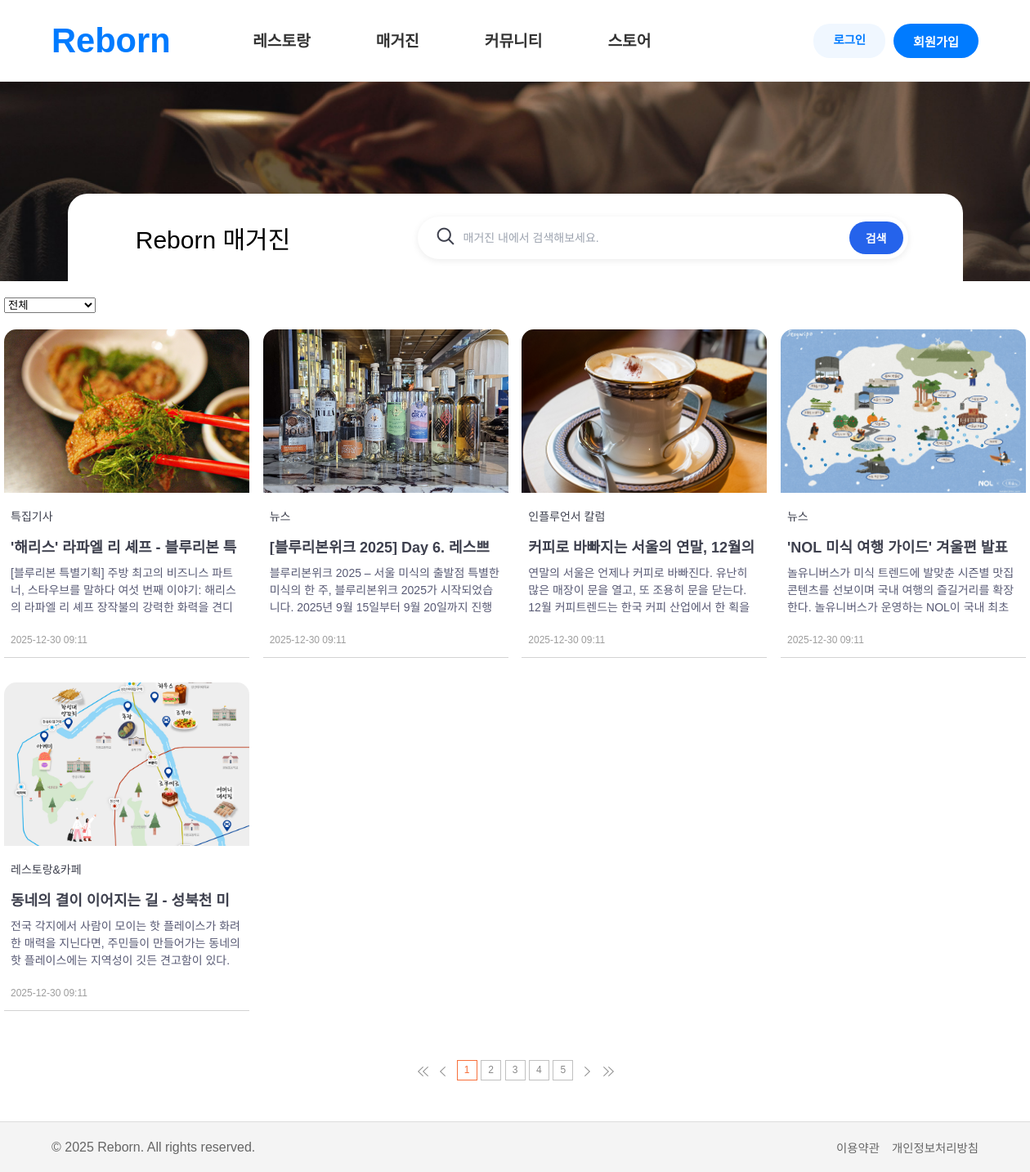
The app's page /magazine/mlist/ with its own data.
### magazine/models.py (models this page shows, shortened)
class Magazine(models.Model):
    mno = models.AutoField(primary_key=True)
    mtitle = models.CharField(max_length=1000)
    mcontent = models.TextField()
    magazine_code = models.ForeignKey(Magazine_code,on_delete=models.SET_NULL,null=True)
    mfile = models.FileField(default='',null=True,blank=True)
    mhit = models.IntegerField(default=0)
    mdate = models.DateTimeField(auto_now=True)

class Magazine_code(models.Model):
    mtype = models.CharField(max_length=2)
    mtype_desc = models.CharField(max_length=100)
    mdate = models.DateTimeField(auto_now=True)

### magazine/views.py (the view)
# urls.py: path('mlist/', views.mlist, name='mlist'),
def mlist(request):
    qs_code = Magazine_code.objects.all()
    qs = Magazine.objects.all().order_by('-mdate')
    page = int(request.GET.get('page',1))
    paginator = Paginator(qs,10)
    qs_list = paginator.get_page(page)
    if paginator.count < 5:
        etc = 4 - paginator.count
    else:
        etc = 4 - (paginator.count % 4)
    context = {'qs_code':qs_code,'list':qs_list,'page':page,'etc_count':etc}
    return render(request,'magazine/mlist.html',context)

### magazine/templates/magazine/mlist.html (shortened to what this page needs)
{% extends "base.html" %}
{% block css %}
<link rel='stylesheet' type="text/css" href="/static/css/magazine.css">
{% endblock css %}
{% block script %}
<link rel='stylesheet' href="/static/js/magazine.js">
{% endblock script %}
{% block body %}
    <div class='magazine-header_bg'>
        <div class='magazine-header'>
            <div class='search-title'>
                Reborn 매거진
            </div>
            <div class="search-container">
                <div class="search-box">
                    <span class="search-icon"><img src='/static/images/magazine/search_icon.png'></span>
                    <input type="text" placeholder="매거진 내에서 검색해보세요."/>
                </div>
                <button class="search-btn">검색</button>
            </div>
        </div>
    </div>
    <div class='magazine-body'>
        <div class='magazine-category'>
            <select>
                <option>전체</option>
            </select>
        </div>
        <ul>
            {% for l in list %}
            <li class='magazine_item'>
                <a href='#'>
                    <figure>
                        <div><img src='/media/{{l.mfile}}'></div>
                        <figcaption>
                            <span class='card-category'>{{l.magazine_code.mtype_desc}}</span>
                            <h4 class='card-title'>{{l.mtitle}}</h4>
                            <p>
                            {{l.mcontent}}
                            </p>
                            <span class='card-date'>{{l.mdate|date:'Y-m-d H:i'}}</span>
                        </figcaption>
                    </figure>
                </a>
            </li>
            {% endfor %}
            {% if etc_count > 0 %}
            {% for l in "x"|rjust:etc_count %}
                <li class='magazine_item'></li>
            {% endfor %}
            {% endif %}
        </ul>
    </div>
    <div class="btnAreaList">
        <div class="allPageMoving1">
            <a href="#" class="n"><img src="/static/images/common/btn_pre2.gif" alt="처음으로"/></a><a href="#" class="pre"><img src="/static/images/common/btn_pre1.gif" alt="앞페이지로"/></a>
            <strong>1</strong>
            <a href="#">2</a>
            <a href="#">3</a>
            <a href="#">4</a>
            <a href="#">5</a>
            <a href="#" class="next"><img src="/static/images/common/btn_next1.gif" alt="뒤페이지로"/></a><a href="#" class="n"><img src="/static/images/common/btn_next2.gif" alt="마지막페이지로"/></a>
        </div>
    </div>
{% endblock body %}

### templates/base.html (shortened to what this page needs)
{% load static %}
<!DOCTYPE html>
<html>
<head>
    <link rel="stylesheet" type="text/css" href="/static/css/common.css">
    <link rel="stylesheet" type="text/css" href="/static/css/common_media.css">
    {% block css %}{% endblock %}
    {% block script %}{% endblock %}
</head>
<body>
    {% include "header.html" %}
    <main class="content">
        {% block body %}{% endblock %}
    </main>
     {% include "footer.html" %}
</body>
</html>

### templates/header.html (shortened to what this page needs)
<header class="navbar">
    <div class="logo-Reborn"><a href="/">Reborn</a></div>
    <nav class="nav-container" id="nav-menu">
        <ul class="nav-links">
            <li><a href="/restaurants/reslist">
                레스토랑
            </a></li>
            <li><a href="/magazine/mlist">
                매거진
            </a></li>
            <li><a href="/board/blist">
                커뮤니티
            </a></li>
            <li><a href="/store/slist">
                스토어
            </a></li>
        </ul>
    </nav>
    <div class="user-menu">
         {% if not request.session.session_id %}
        <a href="/member/login" class="login-btn">로그인</a>
        <a href="/member/join" class="signup-btn">회원가입</a>
        {% endif %}
    </div>
</header>

### templates/footer.html
<footer class="footer">
	<div class="footer-content">
		<p>&copy; 2025 Reborn. All rights reserved.</p>
		<ul class="footer-links">
			<li><a href="#">이용약관</a></li>
			<li><a href="#">개인정보처리방침</a></li>
		</ul>
	</div>
</footer>

### static/css/common.css (style rules this page uses)
* { margin: 0; padding: 0; box-sizing: border-box; }
body { font-family: 'Pretendard', sans-serif; display: flex; flex-direction: column; min-height: 100vh; }
a { text-decoration: none; color: inherit; }
ul { list-style: none; }
.navbar { display: flex; justify-content: space-between; align-items: center; padding: 0 5%; height: 100px; background-color: #ffffff; border-bottom: 1px solid #eee; position: sticky; top: 0; z-index: 1000; }
.nav-container { display: flex; justify-content: center; align-items: center; height: 100%; flex: 1; }
.logo-Reborn { font-size: 2.6rem; font-weight: 900; color: #007bff; white-space: nowrap; }
.nav-links { display: flex; align-items: center; height: 100%; }
.nav-links li { height: 100%; display: flex; align-items: center; white-space: nowrap; }
.nav-links a { display: flex; font-size: 1.2rem; font-weight: 600; color: #333; transition: color 0.3s ease-in-out; position: relative; padding-bottom: 5px; border-bottom: 2px solid transparent; height: 100%; align-items: center; padding: 0px 40px; }
.nav-links a::after { content: ""; position: absolute; bottom: 0; left: 40px; right: 40px; height: 3px; background-color: #007bff; transition: transform 0.3s ease; transform: scaleX(0); }
.user-menu { display: flex; justify-content: flex-end; gap: 10px; min-width: 300px; }
.login-btn { padding: 8px 24px; border-radius: 20px; background-color: #f0f7ff; color: #007bff; font-size: 0.9rem; font-weight: 600; white-space: nowrap; }
.signup-btn { padding: 10px 24px; border-radius: 25px; background-color: #007bff; color: #ffffff; font-size: 0.95rem; font-weight: 600; white-space: nowrap; transition: background-color 0.2s; }
.content { flex: 1; }
.footer { background-color: #f4f4f4; color: #666; padding: 20px 5%; border-top: 1px solid #ddd; }
.footer-content { display: flex; justify-content: space-between; align-items: center; flex-wrap: wrap; gap: 10px; }
.footer-links { display: flex; gap: 15px; font-size: 0.9rem; }
.btnAreaList { position:relative; width:100%; text-align:center; clear:both; }
.allPageMoving1 { margin:30px 0 50px 0; }
.allPageMoving1 * { vertical-align:top; }
.allPageMoving1 a { display:inline-block;width:25px;height:25px;line-height:23px;color:#888;text-decoration:none; border:1px #c0c0c0 solid; background:#fff; font-size:12px; }
.allPageMoving1 a.n { border:0;padding:0; }
.allPageMoving1 a.pre { border:0;padding:0; }
.allPageMoving1 a.next { border:0;padding:0; }
.allPageMoving1 a img { vertical-align:top; }
.allPageMoving1 strong { display:inline-block; width:25px; height:25px; line-height:23px; color:#f7703c; text-decoration:none; border:1px #f7703c solid; background:#fff; font-size:12px; font-weight:normal; }

### records on screen
Magazine: mfile (picture), magazine_code.mtype_desc "특집기사", mtitle "'해리스' 라파엘 리 셰프 - 블루리본…", mcontent "[블루리본 특별기획] 주방 최고의 비즈니스 파트너, 스타우브를 말하다 여섯 번째 이야기: 해리스의 라파엘 리 셰프 장작불의 강력한 화력을…", mdate "2025-12-30 09:11"
Magazine: mfile (picture), magazine_code.mtype_desc "뉴스", mtitle "[블루리본위크 2025] Day 6.…", mcontent "블루리본위크 2025 – 서울 미식의 출발점 특별한 미식의 한 주, 블루리본위크 2025가 시작되었습니다. 2025년 9월 15일부터 9월 20일까지…", mdate "2025-12-30 09:11"
Magazine: mfile (picture), magazine_code.mtype_desc "인플루언서 칼럼", mtitle "커피로 바빠지는 서울의 연말, 12월의…", mcontent "연말의 서울은 언제나 커피로 바빠진다. 유난히 많은 매장이 문을 열고, 또 조용히 문을 닫는다. 12월 커피트렌드는 한국 커피 산업에서 한 획을…", mdate "2025-12-30 09:11"
Magazine: mfile (picture), magazine_code.mtype_desc "뉴스", mtitle "'NOL 미식 여행 가이드' 겨울편 발표", mcontent "놀유니버스가 미식 트렌드에 발맞춘 시즌별 맛집 콘텐츠를 선보이며 국내 여행의 즐길거리를 확장한다. 놀유니버스가 운영하는 NOL이 국내 최초…", mdate "2025-12-30 09:11"
Magazine: mfile (picture), magazine_code.mtype_desc "레스토랑&카페", mtitle "동네의 결이 이어지는 길 - 성북천…", mcontent "전국 각지에서 사람이 모이는 핫 플레이스가 화려한 매력을 지닌다면, 주민들이 만들어가는 동네의 핫 플레이스에는 지역성이 깃든 견고함이 있다.…", mdate "2025-12-30 09:11"
